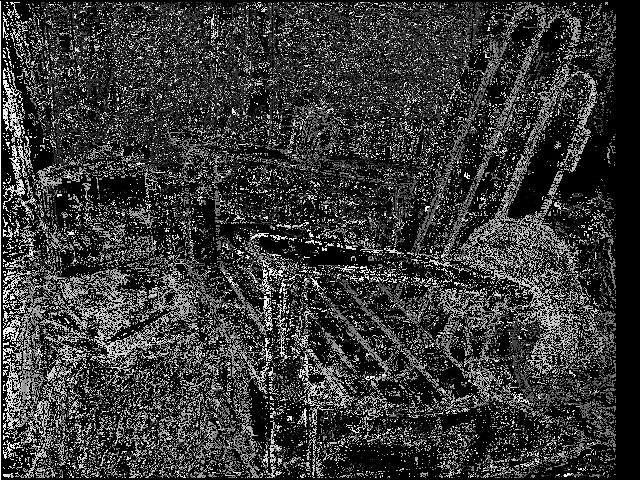
%> input picture Matlab/script/disparity_raw.png, 640 x 480 px
$ octave gassuian_filter.m   (GNU Octave 9; MATLAB toolbox functions it lacks are replaced by stand-ins)
%> lines starting %> are read from the running program, lines starting %| are printed output that depends on the picture
clear; clc; close all;

[filename, pathname] = uigetfile(...
    {'*.jpg;*.jpeg;*.png;*.bmp;*.tif;*.tiff', ...
     '图像文件 (*.jpg, *.jpeg, *.png, *.bmp, *.tif, *.tiff)'}, ...
    '请选择一张图片');
%> the answer given: disparity_raw.png

if filename == 0
    error('用户取消了图片选择。');
end

img_path = fullfile(pathname, filename);
img_original = imread(img_path);
%> img_original is the input picture: size 480x640 uint8; min 0, max 255, mean 53.8

if size(img_original, 3) == 3
    img_gray = rgb2gray(img_original);
else
    img_gray = img_original;
end

img_double = im2double(img_gray);

sigma = 1;
gauss_kernel = fspecial('gaussian', [5, 5], sigma);

img_filtered = imfilter(img_double, gauss_kernel, 'replicate');
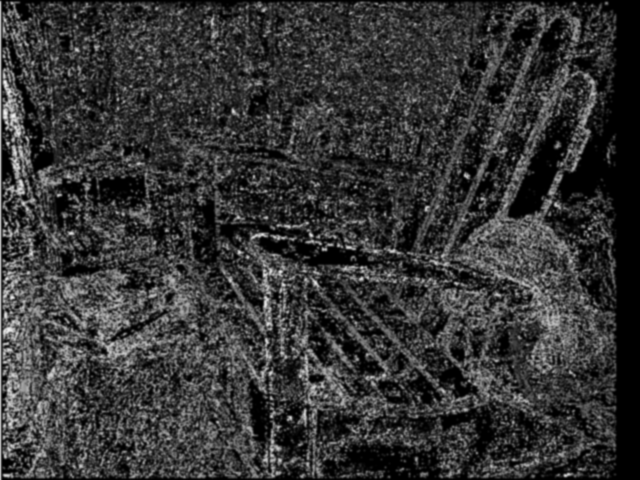
%> img_filtered: size 480x640 double; min 0, max 0.948, mean 0.211

figure('Name', '5x5 高斯滤波结果', 'NumberTitle', 'off');

subplot(2, 3, 1);
imagesc(img_double);
colormap(gray); axis image off;
title('原图 (灰度)');

subplot(2, 3, 2);
imagesc(img_filtered);
colormap(gray); axis image off;
title('5x5 高斯滤波后');

subplot(2, 3, 3);
imagesc(img_double - img_filtered);
colormap(gray); axis image off;
title('差图 (原图 - 滤波)');

mid_row = round(size(img_double, 1) / 2);
%> mid_row = 240
subplot(2, 3, 4);
plot(1:size(img_double, 2), img_double(mid_row, :), 'b-', ...
     1:size(img_double, 2), img_filtered(mid_row, :), 'r-', 'LineWidth', 1);
xlabel('列'); ylabel('灰度值');
title('中间行灰度剖面对比');
legend({'原图', '滤波后'}, 'Location', 'best');
grid on;

subplot(2, 3, 5);
mid_col = round(size(img_double, 2) / 2);
%> mid_col = 320
plot(img_double(:, mid_col), 'b-', ...
     img_filtered(:, mid_col), 'r-', 'LineWidth', 1);
xlabel('行'); ylabel('灰度值');
title('中间列灰度剖面对比');
legend({'原图', '滤波后'}, 'Location', 'best');
grid on;

subplot(2, 3, 6);
surf(img_filtered(1:4:end, 1:4:end), 'EdgeColor', 'none', 'FaceAlpha', 0.8);
colormap(jet); axis tight;
title('滤波后图像表面图');
xlabel('列'); ylabel('行'); zlabel('灰度值');
%> after `zlabel('灰度值')`:
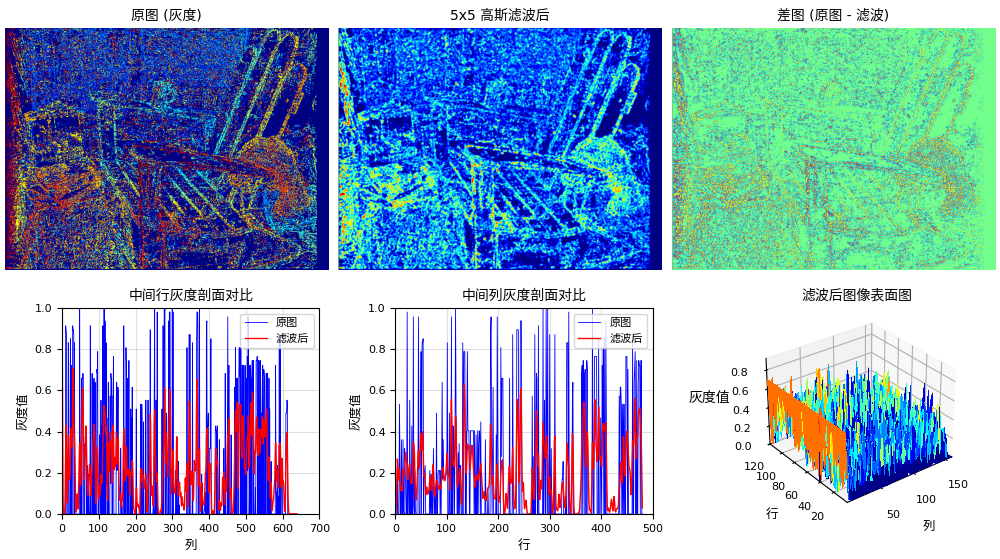
%> figure redrawn from the program's plot data, 6 panels

disp('=== 5x5 高斯滤波完成 ===');
disp(['高斯核标准差 sigma = ', num2str(sigma)]);
disp(['高斯核:']);
disp(gauss_kernel);

$ run again, on Matlab/script/disparity_filled.png
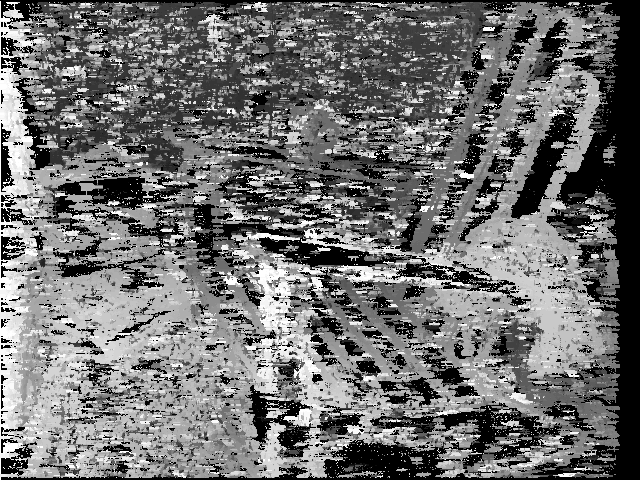
%> input picture Matlab/script/disparity_filled.png, 640 x 480 px
%> img_original is the input picture: size 480x640 uint8; min 0, max 255, mean 111.7
%> `img_filtered = imfilter(img_double, gauss_kernel, 'replicate');`:
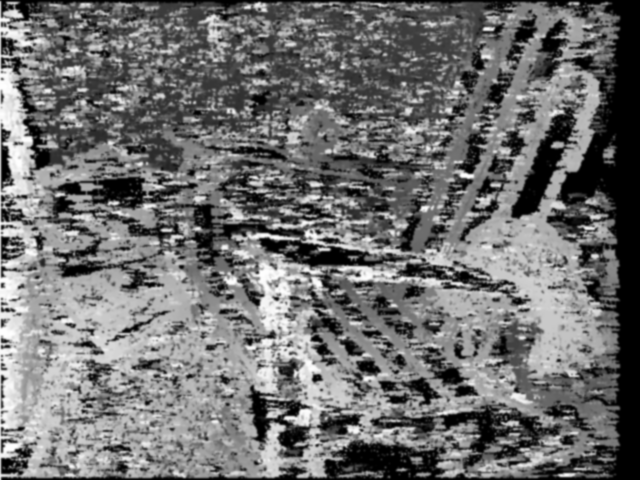
%> img_filtered: size 480x640 double; min 0, max 1, mean 0.438; mean of the top-left, top-right, bottom-left and bottom-right quarters 0.408, 0.346, 0.582, 0.417
